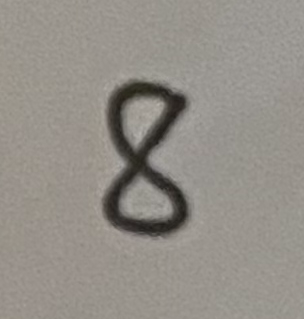
#> input picture course/week2/testing_project/images/integration/digits-raw/eight.png, 304 x 319 px; its folder holds only this picture in this run
$ python clean_image_dir.py
#> lines starting #> are read from the running program, lines starting #| are printed output that depends on the picture; after the words box and inside, x2 and y2 are one past the last pixel; in counts of white or black regions, pixels touching at a corner belong together
"""
Utilities for processing photos of handwritten digits from
raw photos to a clean version that neural networks expect.

NOTE: You will not need to edit anything in this file although
we encourage you to understand the material here.
"""

import os
import cv2
import math
import numpy as np
from scipy import ndimage


def get_best_shift(img):
  cy, cx = ndimage.measurements.center_of_mass(img)

  rows, cols = img.shape
  shiftx = np.round(cols / 2.0 - cx).astype(int)
  shifty = np.round(rows / 2.0 - cy).astype(int)

  return shiftx, shifty


def shift(img, sx, sy):
  rows, cols = img.shape
  M = np.float32([[1, 0, sx], [0, 1, sy]])
  shifted = cv2.warpAffine(img, M, (cols, rows))
  return shifted


def clean_photo_image(path, out_dir):
  """The photo we have taken by hand is quite different than a MNIST image.
  We will need to process them!

  If you are curious, we perform the following operations:

  1. The photo is reshaped to 28 x 28 in grayscale.
  2. The photo is thresholded to increase contrast between black and white portions.
  3. The photo is cropped to remove any rows or columns of pixels that are
    completely black.
  4. The crop is reshaped to 20 x 20 pixels and cented in a 28 x 28 pixe
    box by center of mass.

  Steps 3-4 are important for normalizing the size of the digit; otherwise you
  might show digits of different sizes to the neural network. This sort of
  standardization is very important for good performance.

  Credit: https://opensourc.es/blog/tensorflow-mnist for this function.
  """
  # load the raw image
  gray = cv2.imread(path, 0)
#> gray: shape (319, 304); min 24, max 178, mean 143
  # rescale it
  gray = cv2.resize(255 - gray, (28, 28))
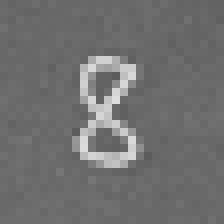
#> gray: shape (28, 28) (shown 8 times larger); min 93, max 220, mean 111.9
  # better black and white version
  (thresh, gray) = cv2.threshold(gray, 128, 255,
    cv2.THRESH_BINARY | cv2.THRESH_OTSU)
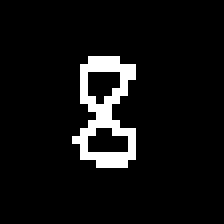
#> gray: shape (28, 28) (shown 8 times larger); 6.8% white in thin lines or dots, all inside (x1, y1, x2, y2) = (9, 7, 17, 21)
#> thresh = 148

  # remove all rows and columns at the sides of images that are
  # completely black.
  while np.sum(gray[0]) == 0:
    gray = gray[1:]
#> this loop made 7 passes
#> pass 3, in clean_photo_image, `gray = gray[1:]`:
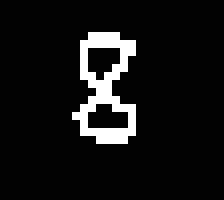
#> gray: shape (25, 28) (shown 8 times larger); 7.6% white in thin lines or dots, all inside (x1, y1, x2, y2) = (9, 4, 17, 18)
#> after the loop:
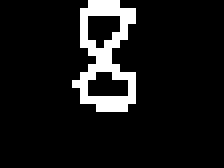
#> gray: shape (21, 28) (shown 8 times larger); 9% white in thin lines or dots, all inside (x1, y1, x2, y2) = (9, 0, 17, 14)

  while np.sum(gray[:,0]) == 0:
    gray = np.delete(gray,0,1)
#> this loop made 9 passes
#> pass 1, in clean_photo_image, `gray = np.delete(gray,0,1)`:
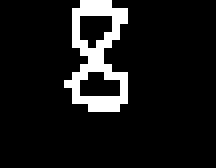
#> gray: shape (21, 27) (shown 8 times larger); 9.3% white in thin lines or dots, all inside (x1, y1, x2, y2) = (8, 0, 16, 14)
#> pass 3, in clean_photo_image, `gray = np.delete(gray,0,1)`:
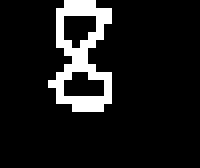
#> gray: shape (21, 25) (shown 8 times larger); 10.1% white in thin lines or dots, all inside (x1, y1, x2, y2) = (6, 0, 14, 14)

  while np.sum(gray[-1]) == 0:
    gray = gray[:-1]

  while np.sum(gray[:,-1]) == 0:
    gray = np.delete(gray,-1,1)
#> this loop made 11 passes

  rows,cols = gray.shape
#> rows = 14; cols = 8

  # MNIST images are normalized to fit in a 20x20 pixel box and
  # are centered in a 28x28 image using a center of mass. It is
  # important we do this same thing!
  if rows > cols:
    factor = 20.0 / rows
#> factor = 1.43
    rows = 20
    cols = int(round(cols * factor))
#> cols = 11
    # first cols than rows
    gray = cv2.resize(gray, (cols, rows))
  else:
    factor = 20.0 / cols
    cols = 20
    rows = int(round(rows * factor))
    # first cols than rows
    gray = cv2.resize(gray, (cols, rows))

  # repad with black colums and rows
  cols_padding = (
    int(math.ceil((28 - cols) / 2.0)),
    int(math.floor((28 - cols) / 2.0)))
#> cols_padding = (9, 8)
  rows_padding = (
    int(math.ceil((28 - rows) / 2.0)),
    int(math.floor((28 - rows) / 2.0)))

  gray = np.lib.pad(gray, (rows_padding, cols_padding), 'constant')
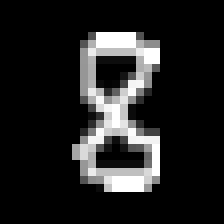
#> gray: shape (28, 28) (shown 8 times larger); min 0, max 255, mean 33.4

  # center of mass shifting
  shiftx,shifty = get_best_shift(gray)
#> in get_best_shift, `cy, cx = ndimage.measurements.center_of_mass(img)`: cy = 13.59; cx = 14.41
#> in get_best_shift, `shiftx = np.round(cols / 2.0 - cx).astype(int)`: shiftx = 0
#> shiftx = 0; shifty = 0
  shifted = shift(gray,shiftx,shifty)
#> in shift, `M = np.float32([[1, 0, sx], [0, 1, sy]])`: M = [[1, 0, 0], [0, 1, 0]]
  gray = shifted

  # save to folder
  name = os.path.basename(path)
  out_file = os.path.join(out_dir, name)
  print ("Writing the image to the folder")
  cv2.imwrite(out_file, gray)


if __name__ == "__main__":
  from pathlib import Path

  root = Path(__file__).resolve().parent.parent / 'images' / 'integration'
  raw_dir = root / 'digits-raw'
  out_dir = root / 'digits-processed'

  out_dir.mkdir(parents=True, exist_ok=True)

  raw_paths = raw_dir.glob('*.png')

  for raw_path in raw_paths:
    clean_photo_image(str(raw_path), str(out_dir))

$ run again, on course/week2/testing_project/images/integration/digits-raw/five.png
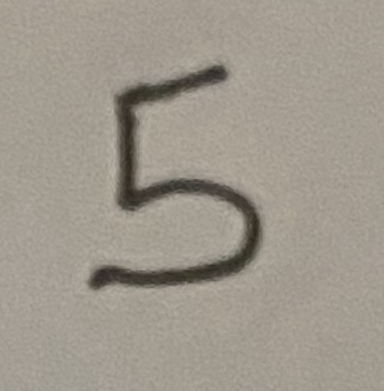
#> input picture course/week2/testing_project/images/integration/digits-raw/five.png, 384 x 391 px
#> in clean_photo_image, `(thresh, gray) = cv2.threshold(gray, 128, 255, cv2.THRESH_BINARY | cv2..`:
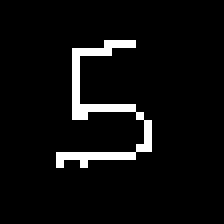
#> gray: shape (28, 28) (shown 8 times larger); 5.5% white in thin lines or dots, all inside (x1, y1, x2, y2) = (7, 5, 19, 21)
#> thresh = 141
#> the loop in clean_photo_image, `while np.sum(gray[0]) == 0:` made 5 passes
#> the loop in clean_photo_image, `while np.sum(gray[:,0]) == 0:` made 7 passes
#> the loop in clean_photo_image, `while np.sum(gray[-1]) == 0:` made 7 passes
#> the loop in clean_photo_image, `while np.sum(gray[:,-1]) == 0:` made 9 passes
#> in clean_photo_image, `gray = np.lib.pad(gray, (rows_padding, cols_padding), 'constant')`:
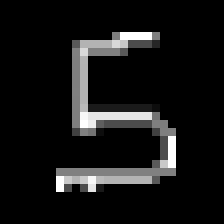
#> gray: shape (28, 28) (shown 8 times larger); min 0, max 255, mean 21.7
#> cy = 14.37; cx = 13.64
#> in get_best_shift, `shiftx = np.round(cols / 2.0 - cx).astype(int)`: shiftx = 0
#> M = [[1, 0, 0], [0, 1, 0]]

$ run again, on course/week2/testing_project/images/integration/digits-raw/four.png
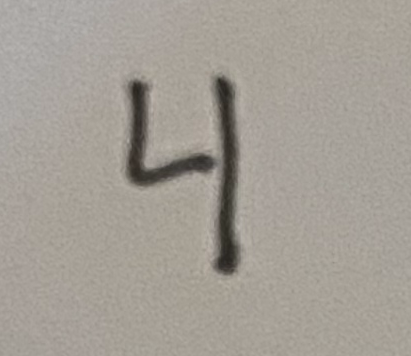
#> input picture course/week2/testing_project/images/integration/digits-raw/four.png, 411 x 356 px
#> in clean_photo_image, `(thresh, gray) = cv2.threshold(gray, 128, 255, cv2.THRESH_BINARY | cv2..`:
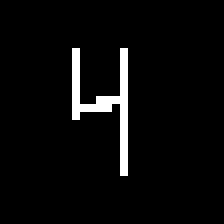
#> gray: shape (28, 28) (shown 8 times larger); 4.1% white in thin lines or dots, all inside (x1, y1, x2, y2) = (9, 6, 16, 22)
#> thresh = 140
#> the loop in clean_photo_image, `while np.sum(gray[0]) == 0:` made 6 passes
#> the loop in clean_photo_image, `while np.sum(gray[:,0]) == 0:` made 9 passes
#> the loop in clean_photo_image, `while np.sum(gray[-1]) == 0:` made 6 passes
#> the loop in clean_photo_image, `while np.sum(gray[:,-1]) == 0:` made 12 passes
#> cy = 12.02; cx = 14.85
#> in get_best_shift, `shiftx = np.round(cols / 2.0 - cx).astype(int)`: shiftx = -1
#> in get_best_shift, `shifty = np.round(rows / 2.0 - cy).astype(int)`: shifty = 2
#> in clean_photo_image, `shiftx,shifty = get_best_shift(gray)`: shiftx = -1; shifty = 2
#> M = [[1, 0, -1], [0, 1, 2]]
#> in shift, `shifted = cv2.warpAffine(img, M, (cols, rows))`:
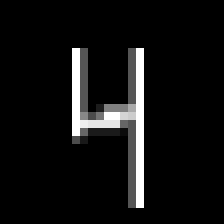
#> shifted: shape (28, 28) (shown 8 times larger); min 0, max 255, mean 17.3
